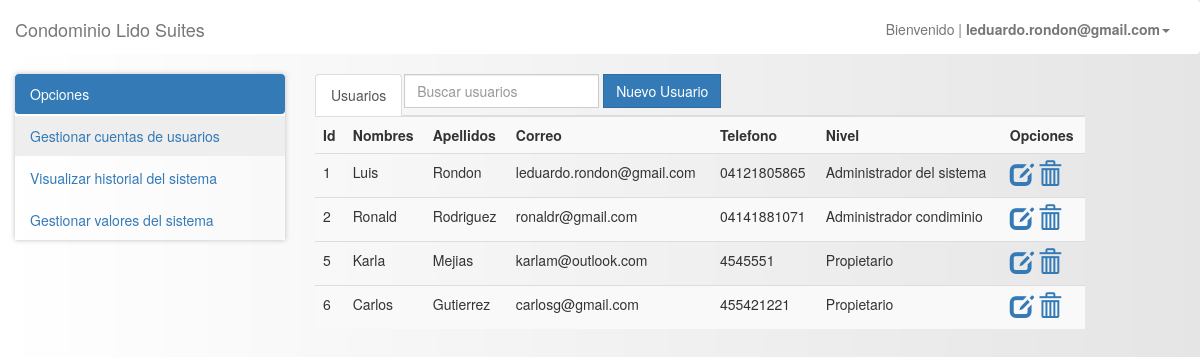
The app's page /pages/?usuarios (signed in) with its own data.
### tables this page shows
CREATE TABLE `usuarios` (
  `id_usuario` int(10) UNSIGNED NOT NULL,
  `id_nivel` int(10) UNSIGNED NOT NULL,
  `nombres` varchar(100) NOT NULL,
  `apellidos` varchar(100) NOT NULL,
  `correo` varchar(100) NOT NULL,
  `contrasena` varchar(100) NOT NULL,
  `telefono` varchar(100) NOT NULL,
  `created` timestamp NOT NULL DEFAULT CURRENT_TIMESTAMP
);

CREATE TABLE `niveles` (
  `id_nivel` int(10) UNSIGNED NOT NULL,
  `nivel` varchar(100) NOT NULL,
  `descripcion` varchar(100) NOT NULL,
  `created` timestamp NOT NULL DEFAULT CURRENT_TIMESTAMP
);

### models/db.php (called while the page is built)
<?php
class db
{
    public static function conexion(){
        $conexion = new mysqli('localhost', 'root', '19651249', 'lidosuites', '3306');
        $conexion->query("SET NAMES 'utf8'");
        return $conexion;
    }
}

### models/usuario.php (called while the page is built, shortened)
<?php
require_once 'db.php';
class Usuario{
	private $db;
	private $usuario;
	public function __construct(){
		$this->db=db::conexion();
		$this->usuario=array();
	}
    public function getUsuarios(){
        $sql = $this->db->query("SELECT usuarios.id_usuario, usuarios.correo,
                                        usuarios.nombres, usuarios.apellidos,
                                        usuarios.contrasena, usuarios.id_nivel,
                                        usuarios.telefono, usuarios.created,
                                        niveles.id_nivel, niveles.nivel, niveles.created
                                            FROM usuarios
                                                INNER JOIN niveles on usuarios.id_nivel = niveles.id_nivel");
        while($filas = $sql->fetch_assoc()){
            $this->usuario[] = $filas;
        }
        return $this->usuario;
    }
}

### views/config/usuarios/detalle.phtml
<ul class="nav nav-tabs nav-justified">
  <ul class="nav nav-tabs" role="tablist">
    <li role="presentation" class="active">
			<a href="!#detalle" aria-controls="detalle" role="tab" data-toggle="tab">Usuarios</a></li>
   	<li role="presentation">
		<div class="input-group">
			<input class="form-control" type="text" id="searchUsuario" placeholder="Buscar usuarios">
		</div></li>
		<li>
				&nbsp;<button type="button" class="btn btn-primary" title="Nuevo usuario" onclick="nuevoUsuario()">Nuevo Usuario</button>
    </li>
	</ul></ul>
  <div class="tab-content">
    <div role="tabpanel" class="tab-pane active" id="detalle">
    	<table class="table table-striped" id="tablaUsuario">
    		<tr>
    			<th>Id</th>
    			<th>Nombres</th>
    			<th>Apellidos</th>
    			<th>Correo</th>
    			<th>Telefono</th>
    			<th>Nivel</th>
    			<th>Opciones</th>
    		</tr>
    		<?php for($i=0; $i<count($usuarios); $i++){ $rs = $usuarios[$i]; ?>
    		<tr>
    			<td><?php echo $rs['id_usuario']; ?></td>
    			<td><?php echo $rs['nombres']; ?></td>
    			<td><?php echo $rs['apellidos']; ?></td>
    			<td><?php echo $rs['correo']; ?></td>
    			<td><?php echo $rs['telefono']; ?></td>
    			<td><?php echo $rs['nivel']; ?></td>
    			<td>
    				<a href="#" onclick="editUsuario(this);" ><i class="glyphicon glyphicon-edit"></i></a>
    				<a href="#" onclick="delUsuario(this);" ><i class="glyphicon glyphicon-trash"></i></a>
    			</td>
    		</tr><?php } ?>
    	</table>
    </div>
  </div>

### public/css/style.css (style rules this page uses)
body { background: linear-gradient(to right, rgba(255, 255, 255, 0), rgba(0, 0, 0, 0.1)); }
.glyphicon { font-size: 1.7em; }

### records on screen
usuarios: id_usuario "1", nombres "Luis", apellidos "Rondon", correo "leduardo.rondon@gmail.com", telefono "04121805865", id_nivel.nivel "Administrador del sistema"
usuarios: id_usuario "2", nombres "Ronald", apellidos "Rodriguez", correo "ronaldr@gmail.com", telefono "04141881071", id_nivel.nivel "Administrador condiminio"
usuarios: id_usuario "5", nombres "Karla", apellidos "Mejias", correo "karlam@outlook.com", telefono "4545551", id_nivel.nivel "Propietario"
usuarios: id_usuario "6", nombres "Carlos", apellidos "Gutierrez", correo "carlosg@gmail.com", telefono "455421221", id_nivel.nivel "Propietario"

### other values on screen
$_SESSION['login'] "leduardo.rondon@gmail.com"
